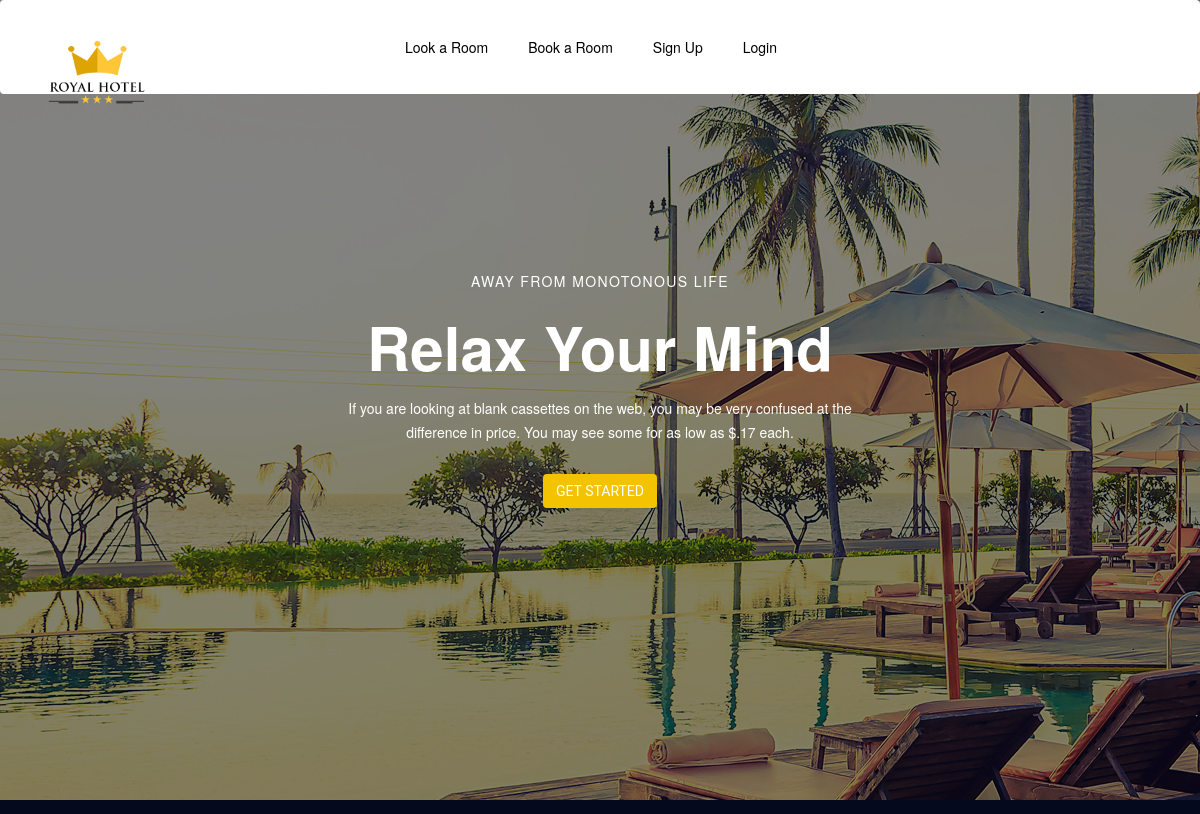
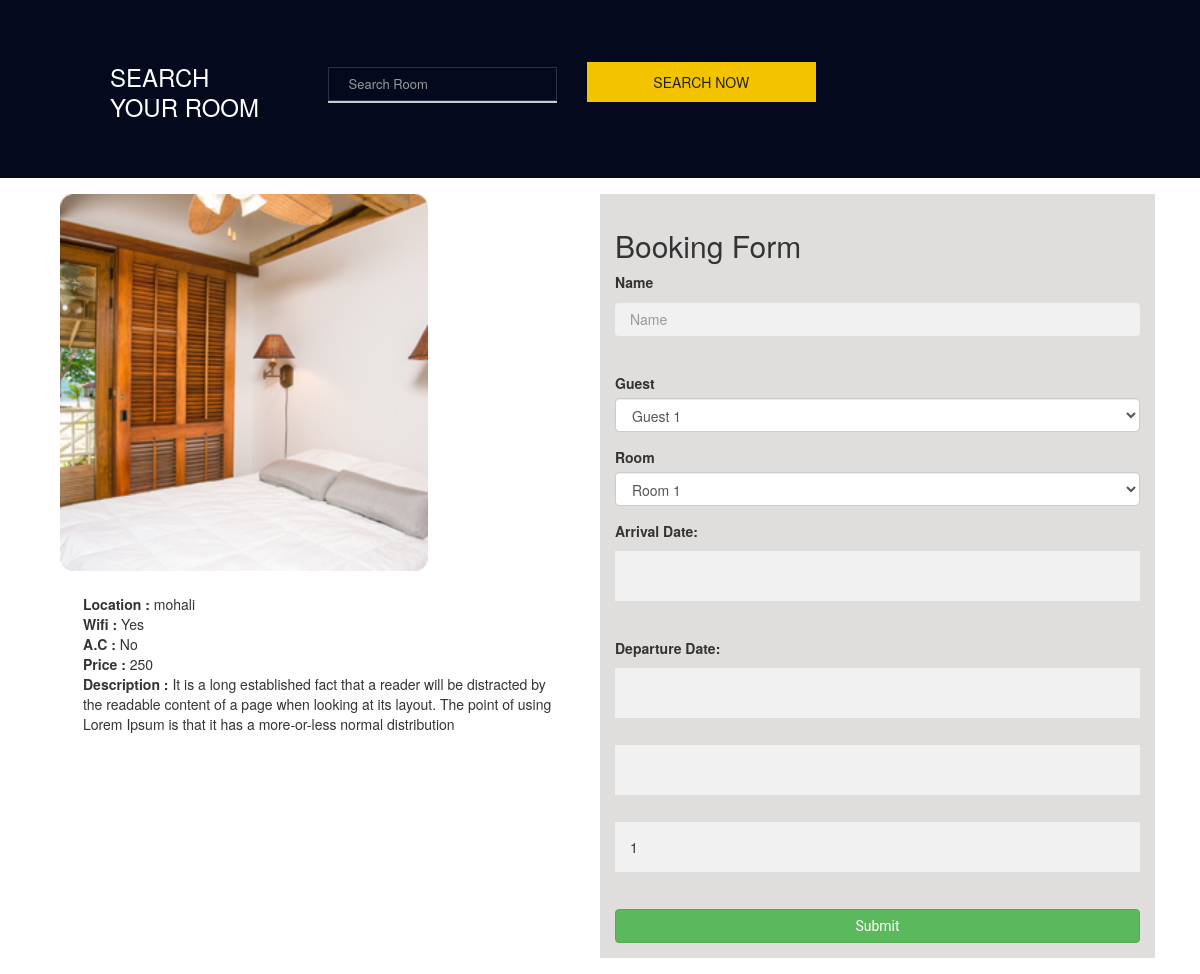
Screenshot of /single.php?roomid=1 with the database file from the repository (2 pictures, top to bottom).
### tables this page shows
CREATE TABLE `rooms` (
  `id` int(11) NOT NULL,
  `room_type` varchar(255) NOT NULL,
  `room_price` varchar(255) NOT NULL,
  `room_ac` varchar(255) NOT NULL,
  `room_wifi` varchar(255) NOT NULL,
  `room _faclitie` varchar(255) NOT NULL,
  `image` varchar(255) NOT NULL,
  `location` varchar(255) NOT NULL,
  `decription` text NOT NULL
);

### single.php (the view, shortened to what this page needs)
<?php
include('header.php');
$sql = "SELECT * FROM rooms where id='".$_GET['roomid']."'";
$query= mysqli_query($con,$sql);
$total=mysqli_fetch_assoc($query);
 ?>
<!DOCTYPE html>
<html lang="en">
<head>
  <link rel="stylesheet" href="https://maxcdn.bootstrapcdn.com/bootstrap/3.3.7/css/bootstrap.min.css">
</head>
<body>
  <div class="container">
    <div class="col-sm-6">
  	<img src="images/<?=$total['image']?>" style="width: 70%;">
  	<br>
  	 <div class="all_c">
  		<span class="location"><strong>Location : </strong><?=$total['location']?></span><br>
  		<span class="room_wifi"><strong>Wifi : </strong><?=$total['room_wifi']?></span><br>
  		<span class="room_ac"><strong>A.C : </strong><?=$total['room_ac']?></span><br>
      <span class="room_price"><strong>Price : </strong><?=$total['room_price']?></span><br>
  		<span class="decription"><strong>Description : </strong><?=$total['decription']?></span>
  	 </div>
    </div>
    <div class="col-sm-6 form">
  	<div class="form">
  		<form action="" method="GET">
  			<h2>Booking Form</h2>
  			<div class="form-group">
  				<label class="name">Name</label>
  				<input type="text" name="fname" Placeholder="Name" class="form-control">
  			</div>
  			<div class="form-group">
  				<label class="name">Guest</label>
  				<select name="guest" class="form-control">
  					<option value="1">Guest 1</option>
  				</select>
  			</div>
        <div class="form-group">
          <label class="name">Room</label>
          <select name="room" class="form-control">
            <option value="1">Room 1</option>
          </select>
        </div>
        <div class="form-group">
          <label class="name">Arrival Date:</label>
          <input type="text" id="TextBox1" />
        </div>
         <div class="form-group">
          <label class="name">Departure Date:</label>
          <input type="text" id="TextBox2" />
          <input type="text" id="TextBox3" name="day" />
          <input type="text" name='roomid' value="<?=$_GET['roomid']?>" />
        </div>
  			<input type="submit" name="submit" value="Submit" class="btn btn-success">
  		</form>
  	</div>
  </div>
  </div>
<link rel="stylesheet" href="//code.jquery.com/ui/1.12.1/themes/base/jquery-ui.css">
</head>
<body>

### header.php (shortened to what this page needs)
<!doctype html>
<html>
<head>
<link rel="stylesheet" href="css/bootstrap.min.css">
<link rel="stylesheet" href="css/bootstrap.css">
<link rel="stylesheet" href="css/styles.css">
<link rel="stylesheet" href="css/form.css">
<link rel="stylesheet" href="https://use.fontawesome.com/releases/v5.5.0/css/all.css">
</head>
<body>
<header class="header_area navbar_fixed">
<nav class="navbar navbar-expand-lg navbar-dark bg-dark container-fluid">
  <div class="container"> <a class="navbar-brand" href="<?=SITEURL?>"><img src="images/logo.png" style="width:35%"></a>
    <div class="collapse navbar-collapse" id="navbarSupportedContent">
          <ul class="navbar-nav ml-auto">
        <li class="nav-item"> <a class="nav-link" href="searchroom.php">Look a Room</a> </li>
        <li class="nav-item"> <a class="nav-link" href="roombook.php">Book a Room</a> </li>
        <?php if(empty($_SESSION['name']['id'])){ ?>
            <li class="nav-item active"> <a class="nav-link" href="signup.php">Sign Up</a> </li>
            <li class="nav-item"> <a class="nav-link" href="login.php">Login</a> </li>
        <?php }else{ ?>
        <li class="nav-item active"> <a class="nav-link" href="myaccount.php">My Account</a> </li>
          <li class="nav-item"> <a class="nav-link" href="logout.php">Logout</a> </li>
    <?php     } ?>
      </ul>
    </div>
  </div>
</nav>
</header>
<?php global $page;
  if($page=='search'){
echo 'sdfsd';
  }else{
 ?>
<section class="banner_area">
            <div class="booking_table d_flex align-items-center">
              <div class="overlay bg-parallax" data-stellar-ratio="0.9" data-stellar-vertical-offset="0" data-background=""></div>
        <div class="container">
          <div class="banner_content text-center">
            <h6>Away from monotonous life</h6>
            <h2>Relax Your Mind</h2>
            <p>If you are looking at blank cassettes on the web, you may be very confused at the<br> difference in price. You may see some for as low as $.17 each.</p>
            <a href="#" class="btn theme_btn button_hover">Get Started</a>
          </div>
        </div>
            </div>
            <div class="hotel_booking_area position">
                <div class="container">
                    <div class="hotel_booking_table">
                        <div class="col-md-3">
                            <h2>Search<br> Your Room</h2>
                        </div>
                        <div class="col-md-9">
                            <div class="boking_table">
                                     <form  action="roombook.php" method="GET">
                                      <div class="col-sm-4">
                                        <div class="book_tabel_item" >
                                            <div class="form-group">
                                                <div class='input-group'>
                                                    <input type='text' class="form-control" Placeholder="Search Room" name="all_search" required>
                                                </div>
                                            </div>
                                        </div>
                                        </div>
                                        <div class="col-sm-4">
                                        <div class="book_tabel_item">
                                            <input type="submit" class="book_now_btn button_hover" value="Search Now"/>
                                        </div>
                                        </div>
                                    </form>
                                </div>
                            </div>
                        </div>
                    </div>
                </div>
        </section>
<?php } ?>

### css/styles.css (style rules this page uses)
.container { width: 100%; padding-right: 15px; padding-left: 15px; margin-right: auto; margin-left: auto; }
.navbar_fixed { position:fixed; width:100%; left:0; top:-50px; transform: translateY(50px); transition: transform 300ms ease, background 300ms ease, -webkit-transform 300ms ease; z-index:10000; }
.navbar { background:#ffffff!important; }
.nav-link { color:#000000!important; }
.nav-item { padding: 0 15px!important; }
.banner_area { background:#04091e; position:relative; z-index:1; }
.booking_table { position: relative; overflow: hidden; width: 100%; min-height: 800px; }
.banner_area .bg-parallax { background-image: url(../images/banner_bg.jpg); background-repeat:no-repeat; opacity:0.5; }
.overlay { position: absolute; left: 0; right: 0; top: 0; height: 125%; bottom: 0; z-index: -1; }
.banner_content { color: #fff; margin-bottom: 94px; }
.button_hover { border-radius: 0px; position: relative; z-index: 1; -webkit-transition: all 0.3s linear; -o-transition: all 0.3s linear; transition: all 0.3s linear; overflow: hidden; border: 0px; display: inline-block; text-align: center; }
.theme_btn { font-size: 14px; line-height: 30px; text-transform: uppercase; color: #fff; font-weight: 600; background: #f3c300; padding: 5px 30px; }
.banner_content h6 { font-size: 14px; line-height: 30px; text-transform: uppercase; letter-spacing: 1.4px; font-weight: 400; }
.banner_content h2 { font-size: 60px; line-height: 60px; font-weight: 700; }
.banner_content p { font-weight: 300; font-size: 14px; line-height: 24px; padding: 10px 0px 20px; }
.banner_content { margin:250px 0 0 0; }
.hotel_booking_table { background: #04091e; -webkit-box-align: center; -ms-flex-align: center; align-items: center; padding: 40px 50px 30px; display: -webkit-box; display: -ms-flexbox; display: flex; }
.hotel_booking_table h2 { font-size: 24px; line-height: 30px; color: #fff; text-transform: uppercase; }
.boking_table { margin-left: -50px; }
.book_tabel_item .form-group { margin-bottom: 0px; }
.book_tabel_item .form-group .input-group { position: relative; }
.book_tabel_item .input-group { margin-bottom: 10px; }
.book_tabel_item .form-group .input-group .form-control { border: 1px solid #2b3146; background: transparent; border-radius: 0px; font-size: 13px; line-height: 38px; padding: 0px 20px; color: #777777; z-index: 0; }
.input-group { position: relative; display: -ms-flexbox; display: flex; -ms-flex-align: stretch; align-items: stretch; width: 100%; }
section { background: #fff; }
.button_hover:before { content: ""; width: 100%; height: 100%; left: 0; top: 0; position: absolute; -webkit-transform: translateX(-100%); -ms-transform: translateX(-100%); transform: translateX(-100%); z-index: -1; background: #f8b100; -webkit-transition: all 0.3s linear; -o-transition: all 0.3s linear; transition: all 0.3s linear; opacity: 0; }
.book_now_btn { width: 100%; display: block; background: #f3c300; color: #222222; text-transform: uppercase; font-size: 14px; line-height: 30px; font-weight: 500; padding: 5px 20px; }
.button_hover { border-radius: 0px; position: relative; z-index: 1; -webkit-transition: all 0.3s linear; -o-transition: all 0.3s linear; transition: all 0.3s linear; overflow: hidden; border: 0px; display: inline-block; text-align: center; text-decoration:none; }
.form-group { margin-bottom:0; }
input[type=text], input[type=password] { width: 100%; padding: 15px; margin: 5px 0 22px 0; display: inline-block; border: none; background: #f1f1f1; }
.container { padding: 16px; }

### css/form.css (style rules this page uses)
.navbar_fixed { position:fixed; width:100%; left:0; top:-50px; transform: translateY(50px); transition: transform 300ms ease, background 300ms ease, -webkit-transform 300ms ease; z-index:10000; }
.navbar { background:#ffffff!important; }
.nav-link { color:#000000!important; }
.nav-item { padding: 0 15px!important; }
input { outline: none; margin: 0; border: none; -webkit-box-shadow: none; -moz-box-shadow: none; box-shadow: none; width: 100%; font-size: 14px; font-family: inherit; }
.input-group { position: relative; margin-bottom: 30px; border-bottom: 2px solid #ccc; }
.btn { line-height: 40px; display: inline-block; padding: 0 25px; cursor: pointer; font-family: "Roboto", "Arial", "Helvetica Neue", sans-serif; color: #fff; -webkit-transition: all 0.4s ease; -o-transition: all 0.4s ease; -moz-transition: all 0.4s ease; transition: all 0.4s ease; font-size: 14px; font-weight: 700; }

### single.php (style rules this page uses)
.all_c { padding: 23px; }
.col-sm-6.form { background-color: #dfdedd; padding: 15px; }

### rows the page displays
rooms: image (picture), location "mohali", room_wifi "Yes", room_ac "No", room_price "250", decription "It is a long established fact that a reader will be distracted by the readable content of a page when looking at its layout. The point of using Lorem Ipsum is that it has a more-or-less normal distribution"
